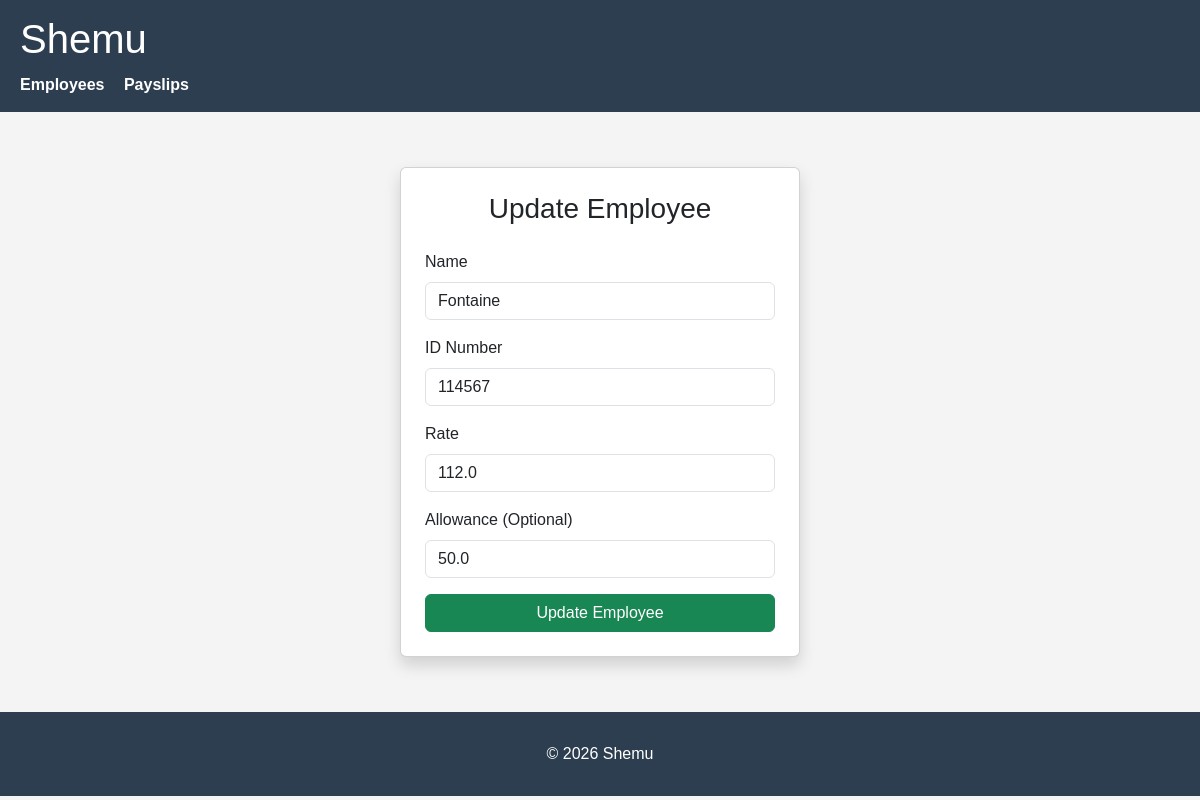
Page /update_employee/5/ on the committed database.
### payroll_app/models.py (models this page shows, shortened)
class Employee(models.Model):
    name = models.CharField(max_length=50)
    id_number = models.CharField(max_length=20, unique=True)
    rate = models.FloatField()
    overtime_pay = models.FloatField(null=True)
    allowance = models.FloatField(null=True)

### payroll_app/views.py (the view, shortened to what this page needs)
# urls.py: path('update_employee/<int:pk>/', views.update_employee, name="update_employee"),
def update_employee(request, pk):
    employee = get_object_or_404(Employee, pk=pk)
    message= None
    return render(request, 'payroll_app/update_employee.html', {'employee': employee,'message': message})

### payroll_app/templates/payroll_app/update_employee.html (shortened to what this page needs)
{% extends 'payroll_app/base.html' %}
{% block content %}
<div class="container d-flex justify-content-center align-items-center" style="min-height: 70vh;">
    <div class="card p-4 shadow" style="width: 400px;">
        <h3 class="text-center mb-4">Update Employee</h3>
        <form method="POST" action="{% url 'update_employee' pk=employee.pk%}">{% csrf_token %}
             <div class="mb-3">
                <label class="form-label">Name</label>
                <input type="text" name="name" class="form-control" value="{{ employee.name }}"" required>
            </div>
            <div class="mb-3">
                <label class="form-label">ID Number</label>
                <input type="text" name="id_number" class="form-control" value="{{ employee.id_number }}" required>
            </div>
            <div class="mb-3">
                <label class="form-label">Rate</label>
                <input type="number" step="0.01" name="rate" class="form-control" value="{{ employee.rate }}" required>
            </div>
            <div class="mb-3">
                <label class="form-label">Allowance (Optional)</label>
                <input type="number" step="0.01" name="allowance" class="form-control" value="{{ employee.allowance }}">
            </div>
            <div class="d-grid">
                <button type="submit" class="btn btn-success">Update Employee</button>
            </div>
        </form>
    </div>
</div>
{% endblock %}

### payroll_app/templates/payroll_app/base.html (style rules this page uses)
body { margin: 0; font-family: Arial, sans-serif; background-color: #f4f4f4; }
.container { padding: 20px; }

### rows in the picture
Employee: name "Fontaine", id_number "114567", rate "112.0", allowance "50.0"
